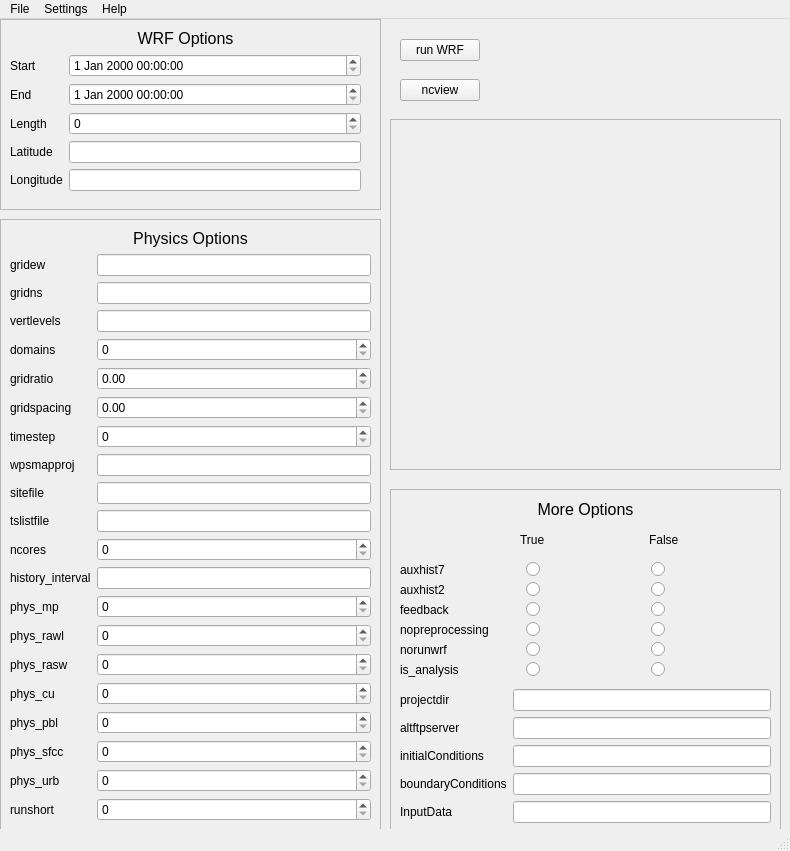
<?xml version="1.0" encoding="UTF-8"?>
<ui version="4.0">
 <class>MainWindow</class>
 <widget class="QMainWindow" name="MainWindow">
  <property name="geometry">
   <rect>
    <x>0</x>
    <y>0</y>
    <width>790</width>
    <height>851</height>
   </rect>
  </property>
  <property name="windowTitle">
   <string>MainWindow</string>
  </property>
  <property name="dockNestingEnabled">
   <bool>true</bool>
  </property>
  <property name="dockOptions">
   <set>QMainWindow::AllowNestedDocks|QMainWindow::AllowTabbedDocks|QMainWindow::AnimatedDocks</set>
  </property>
  <widget class="QWidget" name="centralwidget">
   <widget class="QPushButton" name="runwrfbutton">
    <property name="geometry">
     <rect>
      <x>400</x>
      <y>20</y>
      <width>80</width>
      <height>22</height>
     </rect>
    </property>
    <property name="text">
     <string>run WRF</string>
    </property>
   </widget>
   <widget class="QPushButton" name="ncviewbutton">
    <property name="geometry">
     <rect>
      <x>400</x>
      <y>60</y>
      <width>80</width>
      <height>22</height>
     </rect>
    </property>
    <property name="text">
     <string>ncview</string>
    </property>
   </widget>
   <widget class="QFrame" name="wrfoptionsframe">
    <property name="geometry">
     <rect>
      <x>0</x>
      <y>0</y>
      <width>381</width>
      <height>191</height>
     </rect>
    </property>
    <property name="frameShape">
     <enum>QFrame::StyledPanel</enum>
    </property>
    <property name="frameShadow">
     <enum>QFrame::Raised</enum>
    </property>
    <widget class="QWidget" name="formLayoutWidget">
     <property name="geometry">
      <rect>
       <x>10</x>
       <y>10</y>
       <width>351</width>
       <height>185</height>
      </rect>
     </property>
     <layout class="QFormLayout" name="formLayout">
      <item row="0" column="0" colspan="2">
       <widget class="QLabel" name="label">
        <property name="font">
         <font>
          <pointsize>12</pointsize>
         </font>
        </property>
        <property name="text">
         <string>WRF Options</string>
        </property>
        <property name="alignment">
         <set>Qt::AlignCenter</set>
        </property>
       </widget>
      </item>
      <item row="1" column="0">
       <widget class="QLabel" name="label_6">
        <property name="text">
         <string>Start</string>
        </property>
       </widget>
      </item>
      <item row="1" column="1">
       <widget class="QDateTimeEdit" name="startDate"/>
      </item>
      <item row="2" column="0">
       <widget class="QLabel" name="label_7">
        <property name="text">
         <string>End</string>
        </property>
       </widget>
      </item>
      <item row="2" column="1">
       <widget class="QDateTimeEdit" name="endDate"/>
      </item>
      <item row="3" column="0">
       <widget class="QLabel" name="label_8">
        <property name="text">
         <string>Length</string>
        </property>
       </widget>
      </item>
      <item row="3" column="1">
       <widget class="QSpinBox" name="length"/>
      </item>
      <item row="4" column="0">
       <widget class="QLabel" name="label_9">
        <property name="text">
         <string>Latitude</string>
        </property>
       </widget>
      </item>
      <item row="4" column="1">
       <widget class="QLineEdit" name="latitude"/>
      </item>
      <item row="5" column="0">
       <widget class="QLabel" name="label_11">
        <property name="text">
         <string>Longitude</string>
        </property>
       </widget>
      </item>
      <item row="5" column="1">
       <widget class="QLineEdit" name="longitude"/>
      </item>
     </layout>
    </widget>
   </widget>
   <widget class="QFrame" name="physicsoptionsframe">
    <property name="geometry">
     <rect>
      <x>0</x>
      <y>200</y>
      <width>381</width>
      <height>621</height>
     </rect>
    </property>
    <property name="frameShape">
     <enum>QFrame::StyledPanel</enum>
    </property>
    <property name="frameShadow">
     <enum>QFrame::Raised</enum>
    </property>
    <widget class="QWidget" name="formLayoutWidget_2">
     <property name="geometry">
      <rect>
       <x>10</x>
       <y>10</y>
       <width>361</width>
       <height>601</height>
      </rect>
     </property>
     <layout class="QFormLayout" name="formLayout_2">
      <item row="0" column="0" colspan="2">
       <widget class="QLabel" name="label_2">
        <property name="font">
         <font>
          <pointsize>12</pointsize>
         </font>
        </property>
        <property name="text">
         <string>Physics Options</string>
        </property>
        <property name="alignment">
         <set>Qt::AlignCenter</set>
        </property>
       </widget>
      </item>
      <item row="1" column="0">
       <widget class="QLabel" name="label_4">
        <property name="text">
         <string>gridew</string>
        </property>
       </widget>
      </item>
      <item row="1" column="1">
       <widget class="QLineEdit" name="gridew"/>
      </item>
      <item row="2" column="0">
       <widget class="QLabel" name="label_5">
        <property name="text">
         <string>gridns</string>
        </property>
       </widget>
      </item>
      <item row="2" column="1">
       <widget class="QLineEdit" name="gridns">
        <property name="placeholderText">
         <string/>
        </property>
       </widget>
      </item>
      <item row="3" column="0">
       <widget class="QLabel" name="label_10">
        <property name="text">
         <string>vertlevels</string>
        </property>
       </widget>
      </item>
      <item row="3" column="1">
       <widget class="QLineEdit" name="vertlevels"/>
      </item>
      <item row="4" column="0">
       <widget class="QLabel" name="label_12">
        <property name="text">
         <string>domains</string>
        </property>
       </widget>
      </item>
      <item row="4" column="1">
       <widget class="QSpinBox" name="domains"/>
      </item>
      <item row="5" column="0">
       <widget class="QLabel" name="label_13">
        <property name="text">
         <string>gridratio</string>
        </property>
       </widget>
      </item>
      <item row="5" column="1">
       <widget class="QDoubleSpinBox" name="gridratio"/>
      </item>
      <item row="6" column="0">
       <widget class="QLabel" name="label_14">
        <property name="text">
         <string>gridspacing</string>
        </property>
       </widget>
      </item>
      <item row="6" column="1">
       <widget class="QDoubleSpinBox" name="gridspacing"/>
      </item>
      <item row="7" column="0">
       <widget class="QLabel" name="label_15">
        <property name="text">
         <string>timestep</string>
        </property>
       </widget>
      </item>
      <item row="7" column="1">
       <widget class="QSpinBox" name="timestep"/>
      </item>
      <item row="8" column="0">
       <widget class="QLabel" name="label_16">
        <property name="text">
         <string>wpsmapproj</string>
        </property>
       </widget>
      </item>
      <item row="8" column="1">
       <widget class="QLineEdit" name="wpsmapproj"/>
      </item>
      <item row="9" column="0">
       <widget class="QLabel" name="label_17">
        <property name="text">
         <string>sitefile</string>
        </property>
       </widget>
      </item>
      <item row="9" column="1">
       <widget class="QLineEdit" name="sitefile"/>
      </item>
      <item row="10" column="0">
       <widget class="QLabel" name="label_18">
        <property name="text">
         <string>tslistfile</string>
        </property>
       </widget>
      </item>
      <item row="10" column="1">
       <widget class="QLineEdit" name="tslistfile"/>
      </item>
      <item row="11" column="0">
       <widget class="QLabel" name="label_19">
        <property name="text">
         <string>ncores</string>
        </property>
       </widget>
      </item>
      <item row="11" column="1">
       <widget class="QSpinBox" name="ncores"/>
      </item>
      <item row="12" column="0">
       <widget class="QLabel" name="label_20">
        <property name="text">
         <string>history_interval</string>
        </property>
       </widget>
      </item>
      <item row="12" column="1">
       <widget class="QLineEdit" name="history_interval"/>
      </item>
      <item row="13" column="0">
       <widget class="QLabel" name="label_21">
        <property name="text">
         <string>phys_mp</string>
        </property>
       </widget>
      </item>
      <item row="13" column="1">
       <widget class="QSpinBox" name="phys_mp"/>
      </item>
      <item row="14" column="0">
       <widget class="QLabel" name="label_22">
        <property name="text">
         <string>phys_rawl</string>
        </property>
       </widget>
      </item>
      <item row="14" column="1">
       <widget class="QSpinBox" name="phys_rawl"/>
      </item>
      <item row="15" column="0">
       <widget class="QLabel" name="label_23">
        <property name="text">
         <string>phys_rasw</string>
        </property>
       </widget>
      </item>
      <item row="15" column="1">
       <widget class="QSpinBox" name="phys_rasw"/>
      </item>
      <item row="16" column="0">
       <widget class="QLabel" name="label_24">
        <property name="text">
         <string>phys_cu</string>
        </property>
       </widget>
      </item>
      <item row="16" column="1">
       <widget class="QSpinBox" name="phys_cu"/>
      </item>
      <item row="17" column="0">
       <widget class="QLabel" name="label_25">
        <property name="text">
         <string>phys_pbl</string>
        </property>
       </widget>
      </item>
      <item row="17" column="1">
       <widget class="QSpinBox" name="phys_pbl"/>
      </item>
      <item row="18" column="0">
       <widget class="QLabel" name="label_26">
        <property name="text">
         <string>phys_sfcc</string>
        </property>
       </widget>
      </item>
      <item row="19" column="0">
       <widget class="QLabel" name="label_27">
        <property name="text">
         <string>phys_urb</string>
        </property>
       </widget>
      </item>
      <item row="20" column="0">
       <widget class="QLabel" name="label_28">
        <property name="text">
         <string>runshort</string>
        </property>
       </widget>
      </item>
      <item row="20" column="1">
       <widget class="QSpinBox" name="runshort"/>
      </item>
      <item row="18" column="1">
       <widget class="QSpinBox" name="phys_sfcc"/>
      </item>
      <item row="19" column="1">
       <widget class="QSpinBox" name="phys_urb"/>
      </item>
     </layout>
    </widget>
   </widget>
   <widget class="QFrame" name="moreoptionsframe">
    <property name="geometry">
     <rect>
      <x>390</x>
      <y>470</y>
      <width>391</width>
      <height>351</height>
     </rect>
    </property>
    <property name="frameShape">
     <enum>QFrame::StyledPanel</enum>
    </property>
    <property name="frameShadow">
     <enum>QFrame::Raised</enum>
    </property>
    <widget class="QWidget" name="verticalLayoutWidget">
     <property name="geometry">
      <rect>
       <x>10</x>
       <y>10</y>
       <width>371</width>
       <height>21</height>
      </rect>
     </property>
     <layout class="QVBoxLayout" name="verticalLayout">
      <item>
       <widget class="QLabel" name="label_3">
        <property name="font">
         <font>
          <pointsize>12</pointsize>
         </font>
        </property>
        <property name="text">
         <string>More Options</string>
        </property>
        <property name="alignment">
         <set>Qt::AlignCenter</set>
        </property>
       </widget>
      </item>
     </layout>
    </widget>
    <widget class="QWidget" name="horizontalLayoutWidget_3">
     <property name="geometry">
      <rect>
       <x>130</x>
       <y>40</y>
       <width>251</width>
       <height>21</height>
      </rect>
     </property>
     <layout class="QHBoxLayout" name="horizontalLayout_3">
      <item>
       <widget class="QLabel" name="label_33">
        <property name="text">
         <string>True</string>
        </property>
       </widget>
      </item>
      <item>
       <widget class="QLabel" name="label_32">
        <property name="text">
         <string>False</string>
        </property>
       </widget>
      </item>
     </layout>
    </widget>
    <widget class="QWidget" name="horizontalLayoutWidget_7">
     <property name="geometry">
      <rect>
       <x>10</x>
       <y>70</y>
       <width>371</width>
       <height>21</height>
      </rect>
     </property>
     <layout class="QHBoxLayout" name="horizontalLayout_7">
      <item>
       <widget class="QLabel" name="label_40">
        <property name="text">
         <string>auxhist7</string>
        </property>
       </widget>
      </item>
      <item>
       <widget class="QRadioButton" name="auxhist7true">
        <property name="text">
         <string/>
        </property>
       </widget>
      </item>
      <item>
       <widget class="QRadioButton" name="auxhist7false">
        <property name="text">
         <string/>
        </property>
       </widget>
      </item>
     </layout>
    </widget>
    <widget class="QWidget" name="horizontalLayoutWidget_10">
     <property name="geometry">
      <rect>
       <x>10</x>
       <y>90</y>
       <width>371</width>
       <height>21</height>
      </rect>
     </property>
     <layout class="QHBoxLayout" name="horizontalLayout_10">
      <item>
       <widget class="QLabel" name="label_41">
        <property name="text">
         <string>auxhist2</string>
        </property>
       </widget>
      </item>
      <item>
       <widget class="QRadioButton" name="auxhist2true">
        <property name="text">
         <string/>
        </property>
       </widget>
      </item>
      <item>
       <widget class="QRadioButton" name="auxhist2false">
        <property name="text">
         <string/>
        </property>
       </widget>
      </item>
     </layout>
    </widget>
    <widget class="QWidget" name="horizontalLayoutWidget_8">
     <property name="geometry">
      <rect>
       <x>10</x>
       <y>110</y>
       <width>371</width>
       <height>21</height>
      </rect>
     </property>
     <layout class="QHBoxLayout" name="horizontalLayout_8">
      <item>
       <widget class="QLabel" name="label_42">
        <property name="text">
         <string>feedback</string>
        </property>
       </widget>
      </item>
      <item>
       <widget class="QRadioButton" name="feedbacktrue">
        <property name="text">
         <string/>
        </property>
       </widget>
      </item>
      <item>
       <widget class="QRadioButton" name="feedbackfalse">
        <property name="text">
         <string/>
        </property>
       </widget>
      </item>
     </layout>
    </widget>
    <widget class="QWidget" name="horizontalLayoutWidget_9">
     <property name="geometry">
      <rect>
       <x>10</x>
       <y>130</y>
       <width>371</width>
       <height>21</height>
      </rect>
     </property>
     <layout class="QHBoxLayout" name="horizontalLayout_9">
      <item>
       <widget class="QLabel" name="label_43">
        <property name="text">
         <string>nopreprocessing</string>
        </property>
       </widget>
      </item>
      <item>
       <widget class="QRadioButton" name="nopreprocessingtrue">
        <property name="text">
         <string/>
        </property>
       </widget>
      </item>
      <item>
       <widget class="QRadioButton" name="nopreprocessingfalse">
        <property name="text">
         <string/>
        </property>
       </widget>
      </item>
     </layout>
    </widget>
    <widget class="QWidget" name="horizontalLayoutWidget_11">
     <property name="geometry">
      <rect>
       <x>10</x>
       <y>150</y>
       <width>371</width>
       <height>21</height>
      </rect>
     </property>
     <layout class="QHBoxLayout" name="horizontalLayout_11">
      <item>
       <widget class="QLabel" name="label_44">
        <property name="text">
         <string>norunwrf</string>
        </property>
       </widget>
      </item>
      <item>
       <widget class="QRadioButton" name="norunwrftrue">
        <property name="text">
         <string/>
        </property>
       </widget>
      </item>
      <item>
       <widget class="QRadioButton" name="norunwrffalse">
        <property name="text">
         <string/>
        </property>
       </widget>
      </item>
     </layout>
    </widget>
    <widget class="QWidget" name="horizontalLayoutWidget_12">
     <property name="geometry">
      <rect>
       <x>10</x>
       <y>170</y>
       <width>371</width>
       <height>21</height>
      </rect>
     </property>
     <layout class="QHBoxLayout" name="horizontalLayout_12">
      <item>
       <widget class="QLabel" name="label_45">
        <property name="text">
         <string>is_analysis</string>
        </property>
       </widget>
      </item>
      <item>
       <widget class="QRadioButton" name="isanalysistrue">
        <property name="text">
         <string/>
        </property>
       </widget>
      </item>
      <item>
       <widget class="QRadioButton" name="isanalysisfalse">
        <property name="text">
         <string/>
        </property>
       </widget>
      </item>
     </layout>
    </widget>
    <widget class="QWidget" name="formLayoutWidget_3">
     <property name="geometry">
      <rect>
       <x>10</x>
       <y>200</y>
       <width>371</width>
       <height>141</height>
      </rect>
     </property>
     <layout class="QFormLayout" name="formLayout_3">
      <item row="0" column="0">
       <widget class="QLabel" name="label_29">
        <property name="text">
         <string>projectdir</string>
        </property>
       </widget>
      </item>
      <item row="0" column="1">
       <widget class="QLineEdit" name="projectdir"/>
      </item>
      <item row="1" column="0">
       <widget class="QLabel" name="label_30">
        <property name="text">
         <string>altftpserver</string>
        </property>
       </widget>
      </item>
      <item row="1" column="1">
       <widget class="QLineEdit" name="altftpserver"/>
      </item>
      <item row="2" column="0">
       <widget class="QLabel" name="label_31">
        <property name="text">
         <string>initialConditions</string>
        </property>
       </widget>
      </item>
      <item row="2" column="1">
       <widget class="QLineEdit" name="initialconditions"/>
      </item>
      <item row="3" column="0">
       <widget class="QLabel" name="label_34">
        <property name="text">
         <string>boundaryConditions</string>
        </property>
       </widget>
      </item>
      <item row="3" column="1">
       <widget class="QLineEdit" name="boundaryconditions"/>
      </item>
      <item row="4" column="0">
       <widget class="QLabel" name="label_35">
        <property name="text">
         <string>InputData</string>
        </property>
       </widget>
      </item>
      <item row="4" column="1">
       <widget class="QLineEdit" name="inputdata"/>
      </item>
     </layout>
    </widget>
   </widget>
   <widget class="QFrame" name="displayframe5">
    <property name="geometry">
     <rect>
      <x>390</x>
      <y>100</y>
      <width>391</width>
      <height>351</height>
     </rect>
    </property>
    <property name="frameShape">
     <enum>QFrame::StyledPanel</enum>
    </property>
    <property name="frameShadow">
     <enum>QFrame::Raised</enum>
    </property>
   </widget>
  </widget>
  <widget class="QMenuBar" name="menubar">
   <property name="geometry">
    <rect>
     <x>0</x>
     <y>0</y>
     <width>790</width>
     <height>19</height>
    </rect>
   </property>
   <widget class="QMenu" name="menuFile">
    <property name="title">
     <string>File</string>
    </property>
    <addaction name="actionOpen"/>
    <addaction name="actionSave"/>
    <addaction name="actionSave_As"/>
   </widget>
   <widget class="QMenu" name="menuSettings">
    <property name="title">
     <string>Settings</string>
    </property>
   </widget>
   <widget class="QMenu" name="menuHelp">
    <property name="title">
     <string>Help</string>
    </property>
   </widget>
   <addaction name="menuFile"/>
   <addaction name="menuSettings"/>
   <addaction name="menuHelp"/>
  </widget>
  <widget class="QStatusBar" name="statusbar"/>
  <action name="actionOpen">
   <property name="text">
    <string>Open</string>
   </property>
  </action>
  <action name="actionSave">
   <property name="text">
    <string>Save</string>
   </property>
  </action>
  <action name="actionSave_As">
   <property name="text">
    <string>Save As</string>
   </property>
  </action>
 </widget>
 <resources/>
 <connections/>
</ui>
